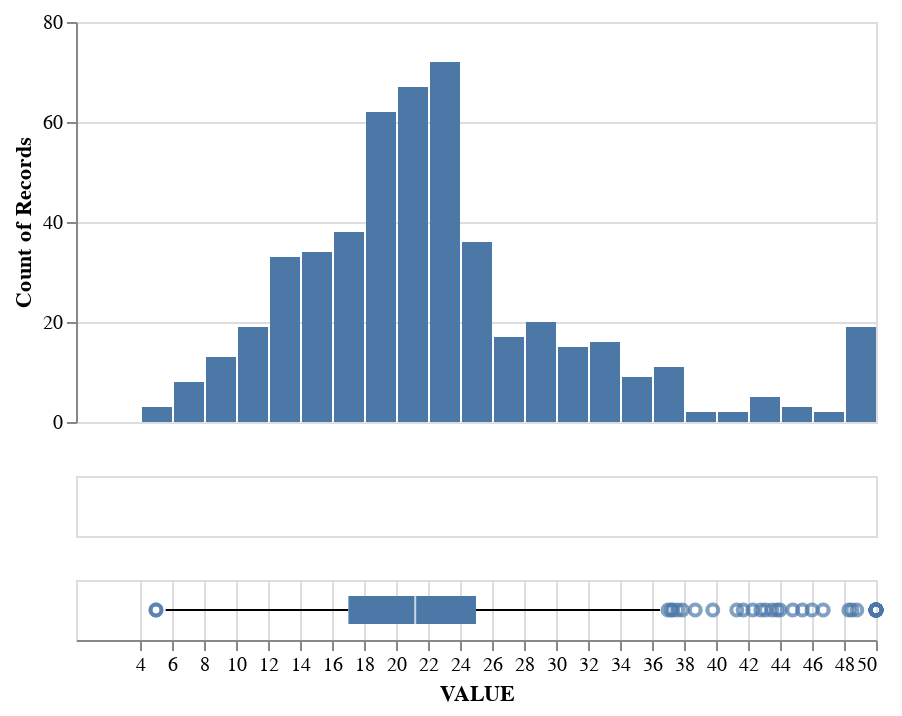

Source (notebook cell):
### Markdown cell above
A continuación se muestra un gráfico donde se combinan los tres tipos mencionados previamente, para compararlos e interpretar lo que cada uno de ellos representa. Como puede verse, para distintos casos puede ser más conveniente un tipo de gráfico o otro.

### Code cell
alt.vconcat(
        alt.Chart(boston, height = 200, width = 400).mark_bar()\
            .encode(x = alt.X('VALUE:Q', bin = alt.Bin(maxbins=30), axis = None), y='count()'),
        alt.Chart(boston, height = 30).mark_tick()\
            .encode(x = alt.X('VALUE:Q', axis = None)),
        alt.Chart(boston, height = 30).mark_boxplot()\
            .encode(x = 'VALUE:Q').interactive(bind_y = False))\
    .resolve_scale(x='shared')

### Figure 1 — Vega-Lite specification as saved in the notebook (floating-point values rounded to 4 significant figures; data arrays with more than 128 entries replaced by an {"elided": "..."} marker saying what was removed)
{"config": {"view": {"continuousWidth": 400, "continuousHeight": 300}}, "vconcat": [{"mark": "bar", "encoding": {"x": {"type": "quantitative", "axis": null, "bin": {"maxbins": 30}, "field": "VALUE"}, "y": {"type": "quantitative", "aggregate": "count"}}, "height": 200, "width": 400}, {"mark": "tick", "encoding": {"x": {"type": "quantitative", "axis": null, "field": "VALUE"}}, "height": 30}, {"mark": "boxplot", "encoding": {"x": {"type": "quantitative", "field": "VALUE"}}, "height": 30, "selection": {"selector001": {"type": "interval", "bind": "scales", "encodings": ["x"]}}}], "data": {"name": "data-fd88706d7dded4ae1ce32ccad75c9d60"}, "resolve": {"scale": {"x": "shared"}}, "$schema": "https://vega.github.io/schema/vega-lite/v4.8.1.json", "datasets": {"data-fd88706d7dded4ae1ce32ccad75c9d60": {"elided": "506 records"}}}
